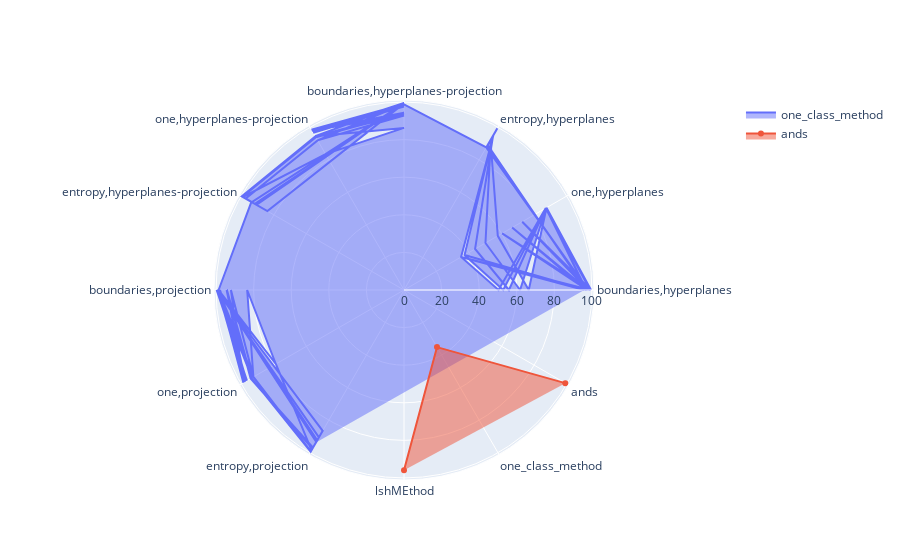

The notebook cell saved with this chart:
### Code cell
import plotly.graph_objects as go
categories =['lshMEthod', 'one_class_method', 'ands']

fig = go.Figure()

fig.add_trace(go.Scatterpolar(
      r=data['Gmean'],
      theta=data[['one_class_method', 'lshMEthod']],
      fill='toself',
      name='one_class_method'
))
fig.add_trace(go.Scatterpolar(
      r=data['Gmean'],
      theta=categories,
      fill='toself',
      name='ands'
))


fig.show()

### Figure 1 — Plotly figure (JSON) as saved in the notebook; plotly's stock layout.template omitted (floating-point values rounded to 4 significant figures; data arrays with more than 128 entries replaced by an {"elided": "..."} marker saying what was removed)
{"data": [{"fill": "toself", "name": "one_class_method", "r": {"elided": "135 float values"}, "theta": {"elided": "135x2 str values"}, "type": "scatterpolar"}, {"fill": "toself", "name": "ands", "r": {"elided": "135 float values"}, "theta": ["lshMEthod", "one_class_method", "ands"], "type": "scatterpolar"}], "layout": {}}
